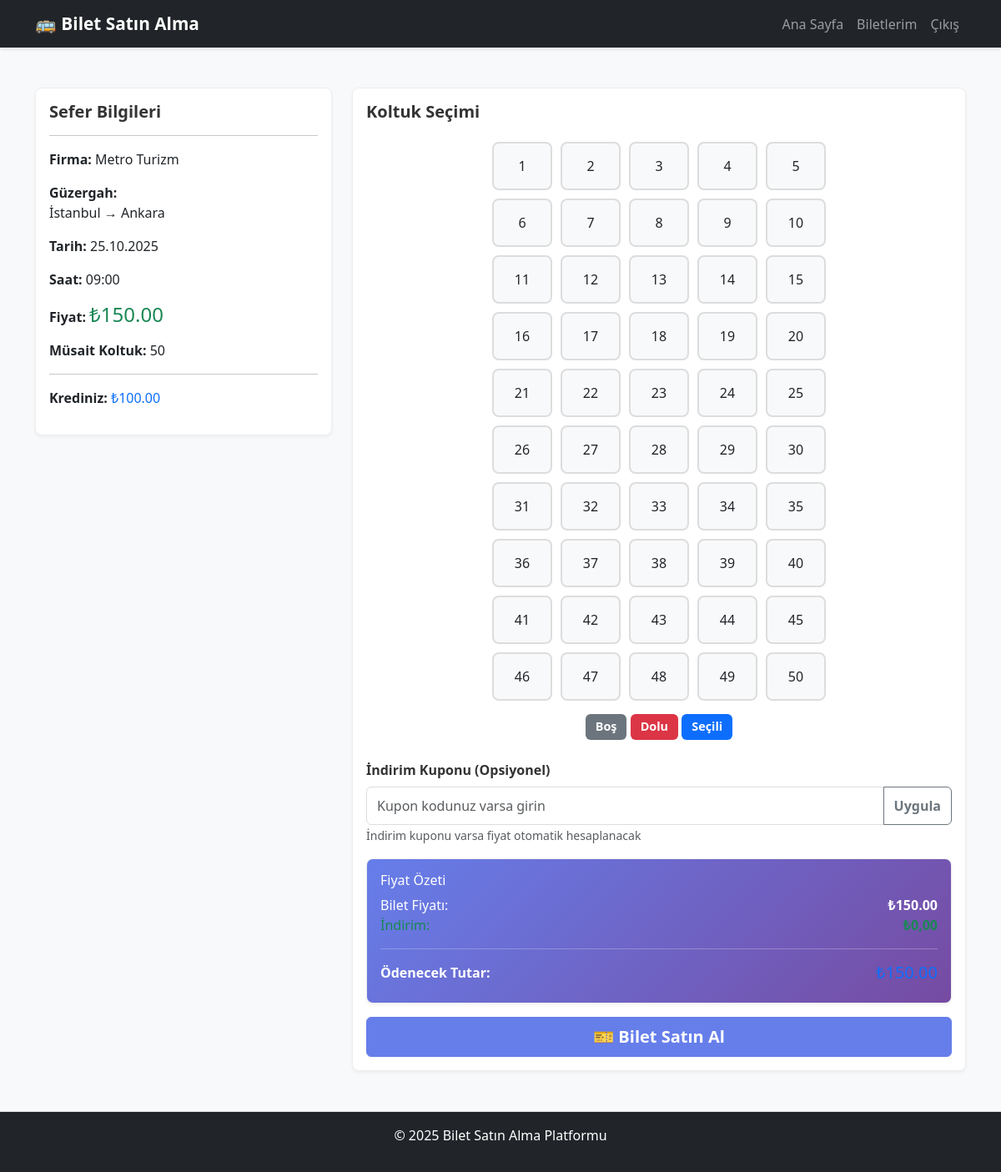
The app's page /buy-ticket.php?route_id=1 (signed in), older data.
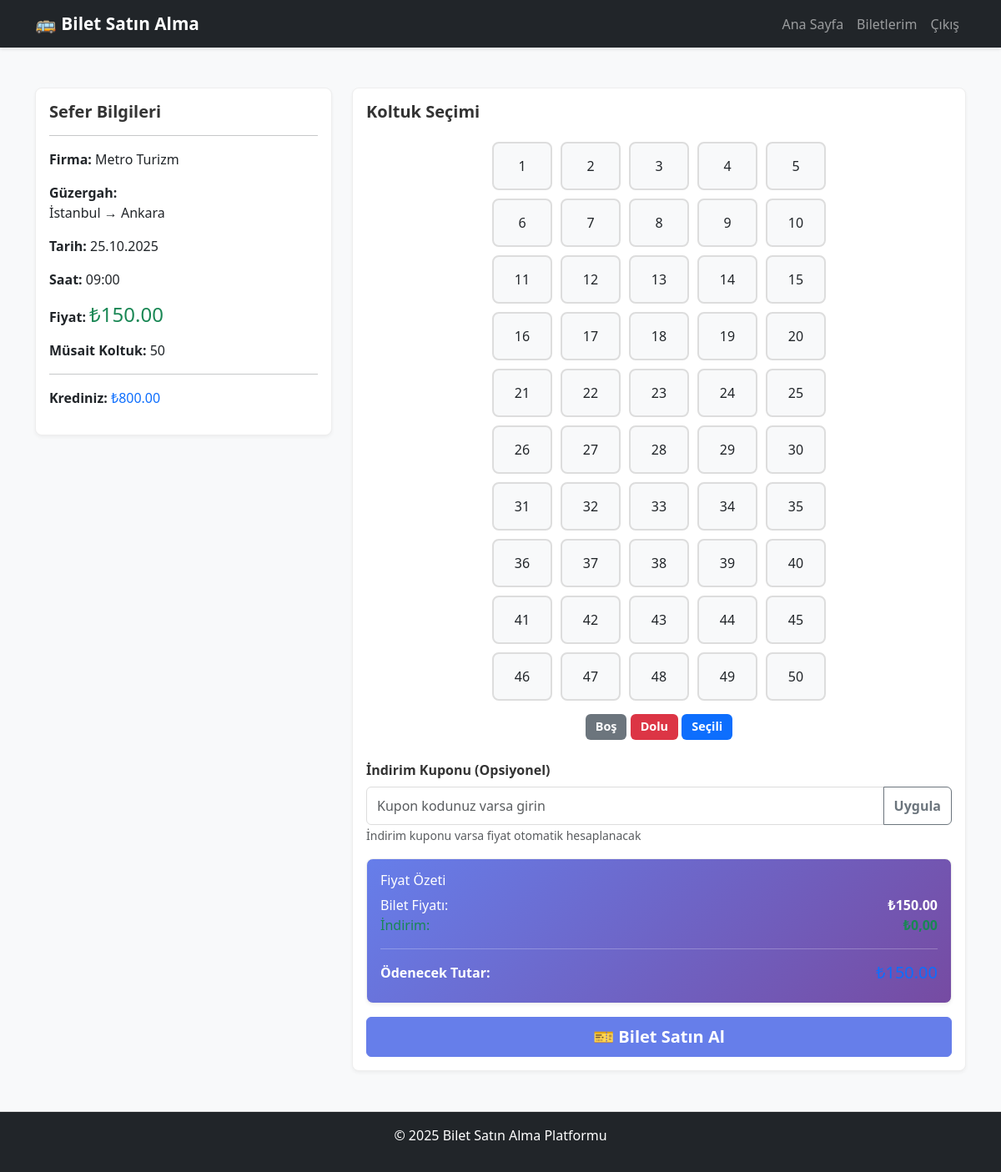
The same page, newer data.
### tables this page shows
CREATE TABLE users (
    id INTEGER PRIMARY KEY AUTOINCREMENT,
    username TEXT UNIQUE NOT NULL,
    email TEXT UNIQUE NOT NULL,
    password TEXT NOT NULL,
    full_name TEXT NOT NULL,
    role TEXT DEFAULT 'user',
    virtual_credit REAL DEFAULT 0,
    created_at DATETIME DEFAULT CURRENT_TIMESTAMP,
    updated_at DATETIME DEFAULT CURRENT_TIMESTAMP
);

### public/buy-ticket.php (the view, shortened to what the changed rows need)
<?php
require_once __DIR__ . '/../src/database.php';
try {
    $stmt = $pdo->prepare("SELECT virtual_credit FROM users WHERE id = ?");
    $stmt->execute([$_SESSION['user_id']]);
    $userCredit = $stmt->fetchColumn();
} catch (PDOException $e) {
    die("Veritabanı hatası: " . $e->getMessage());
}
?>
<!DOCTYPE html>
<html lang="tr">
<head>
    <link href="https://cdn.jsdelivr.net/npm/bootstrap@5.3.0/dist/css/bootstrap.min.css" rel="stylesheet">
    <link rel="stylesheet" href="css/style.css">
</head>
<body>
    <main class="container my-5">
        <div class="row">
            <div class="col-lg-4 mb-4">
                <div class="card">
                    <div class="card-body">
                        <p><strong>Krediniz:</strong> <span class="text-primary">₺<?php echo number_format($userCredit, 2); ?></span></p>
                    </div>
                </div>
            </div>
        </div>
    </main>
</body>
</html>

Row changes from the older to the newer data that the page shows:
changed users: virtual_credit "100.00" → "800.00"
